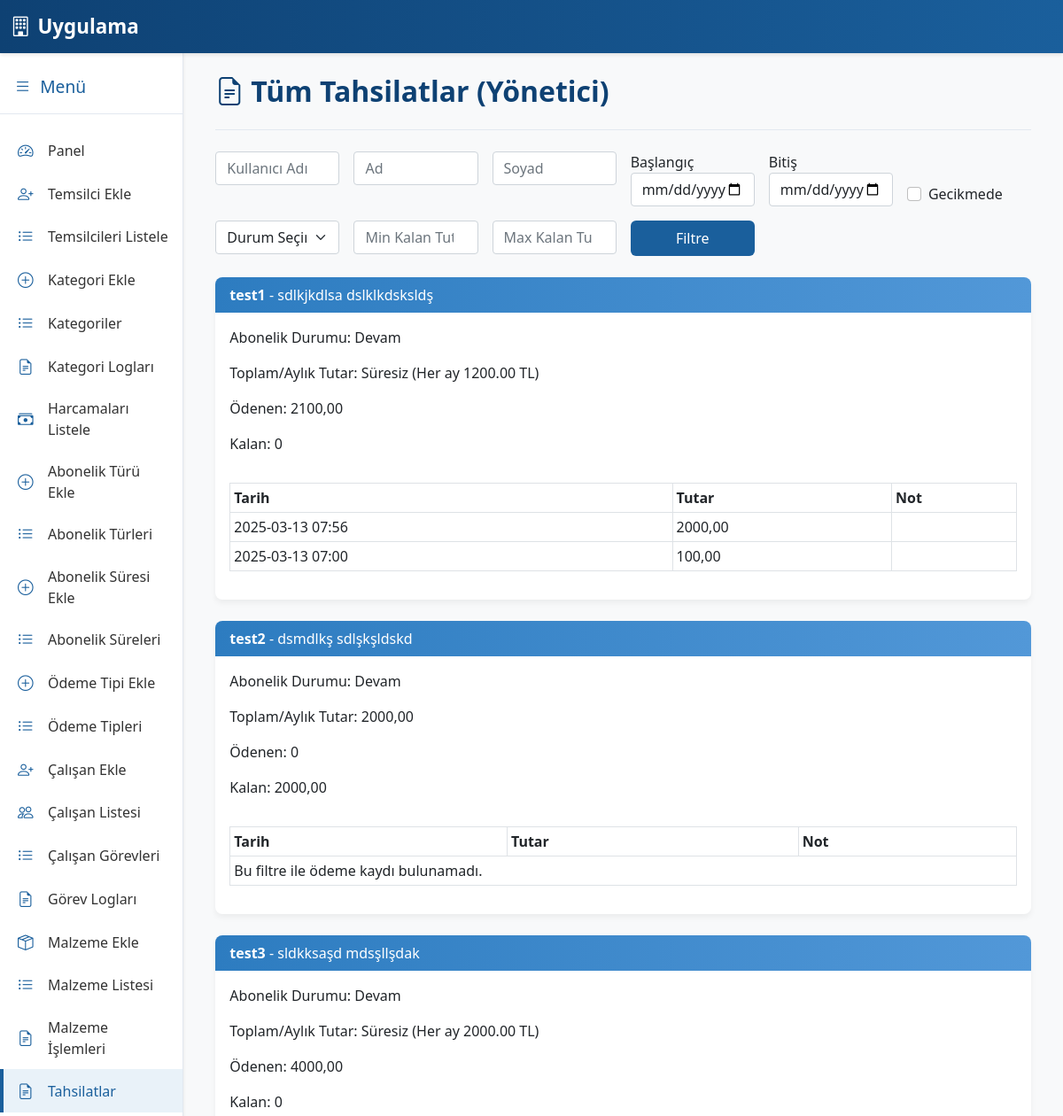
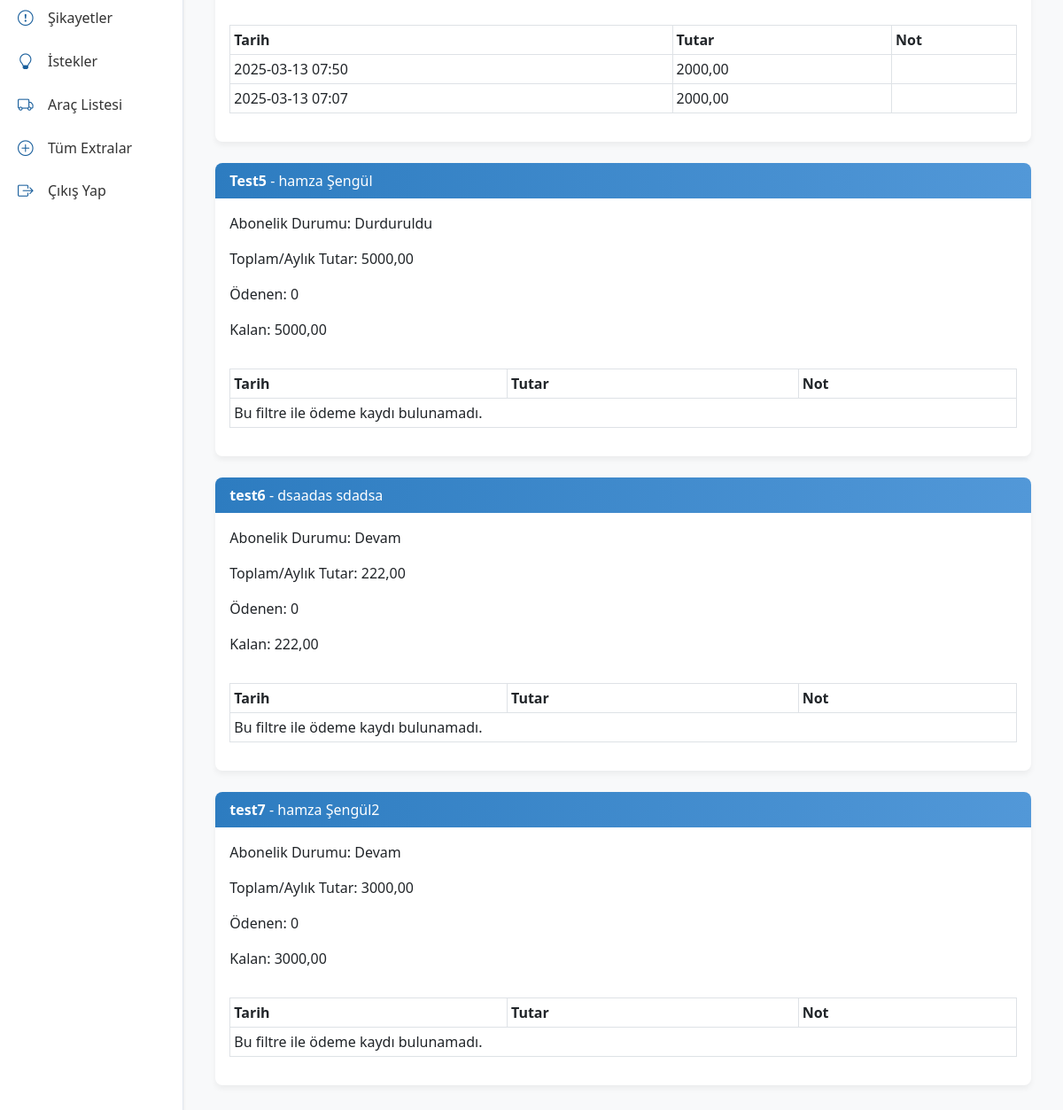
Screenshot of /list-payments-admin/ (signed in) with the database file from the repository (2 pictures, top to bottom).
### core/models.py (models this page shows, shortened)
class Customer(models.Model):
    AGREEMENT_STATUS_CHOICES = (
    ('beklemede', 'Beklemede'),
    ('olumlu', 'Olumlu'),
    ('olumsuz', 'Olumsuz'),
)
    rep = models.ForeignKey(settings.AUTH_USER_MODEL, on_delete=models.CASCADE,
                            verbose_name="Temsilci")  # Kaydı oluşturan temsilci
    username = models.CharField(max_length=150, unique=True)
    first_name = models.CharField(max_length=150)
    last_name = models.CharField(max_length=150)
    identification = models.CharField(max_length=100, blank=True, null=True, verbose_name="TC/Vergi No")
    tax_office = models.CharField(max_length=150, blank=True, null=True, verbose_name="Vergi Dairesi")
    address = models.TextField()
    subscription_type = models.ForeignKey(SubscriptionType, on_delete=models.SET_NULL, null=True)
    subscription_duration = models.ForeignKey(SubscriptionDuration, on_delete=models.SET_NULL, null=True)
    subscription_start_date = models.DateField()
    payment_type = models.ForeignKey(PaymentType, on_delete=models.SET_NULL, null=True)
    amount = models.DecimalField(max_digits=10, decimal_places=2)
    description = models.TextField(blank=True, null=True)
    agreement_status = models.CharField(max_length=10, choices=AGREEMENT_STATUS_CHOICES)
    created_at = models.DateTimeField(auto_now_add=True)

class Payment(models.Model):
    customer = models.ForeignKey(Customer, on_delete=models.CASCADE, related_name="payments")
    payment_date = models.DateTimeField(auto_now_add=True)
    paid_amount = models.DecimalField(max_digits=10, decimal_places=2, verbose_name="Ödenen Tutar")
    note = models.TextField(blank=True, null=True, verbose_name="Not")
    payment_method = models.CharField(max_length=100, blank=True, null=True, verbose_name="Ödeme Yöntemi")

### core/views.py (the view, shortened to what this page needs)
# urls.py: path('list-payments-admin/', views.list_payments_admin, name='list_payments_admin'),
@login_required
def list_payments_admin(request):
    if not request.user.is_superuser:
        return redirect('home')
    customers = Customer.objects.all()
    q_username = request.GET.get('q_username', '').strip()
    q_first_name = request.GET.get('q_first_name', '').strip()
    q_last_name = request.GET.get('q_last_name', '').strip()
    date_from = request.GET.get('date_from', '')
    date_to = request.GET.get('date_to', '')
    late_flag = request.GET.get('late', '')
    q_status = request.GET.get('status', '')
    q_min_rem = request.GET.get('min_remaining', '')
    q_max_rem = request.GET.get('max_remaining', '')
    if q_username:
        customers = customers.filter(username__icontains=q_username)
    if q_first_name:
        customers = customers.filter(first_name__icontains=q_first_name)
    if q_last_name:
        customers = customers.filter(last_name__icontains=q_last_name)
    if q_status:
        customers = customers.filter(agreement_status=q_status)
    customer_list = []
    for cust in customers:
        analysis = analyze_customer_payment(cust)
        payments = cust.payments.all().order_by("-payment_date")
        if date_from:
            payments = payments.filter(payment_date__date__gte=date_from)
        if date_to:
            payments = payments.filter(payment_date__date__lte=date_to)
        if late_flag == "1" and not analysis["is_late"]:
            continue
        remaining_amount = analysis["remaining_amount"]
        customer_list.append({
            "customer": cust,
            "analysis": analysis,
            "payments": payments,
        })
    return render(request, "list_payments_admin.html", {
        "customer_list": customer_list
    })

### core/templates/list_payments_admin.html (shortened to what this page needs)
{% extends "base.html" %}
{% block content %}
<div class="container">
  <div class="page-header">
    <h2><i class="bi bi-file-earmark-text me-2"></i>Tüm Tahsilatlar (Yönetici)</h2>
  </div>
  <form method="get" class="row g-3 mb-4">
    <div class="col-md-2">
      <input type="text" name="q_username" class="form-control" placeholder="Kullanıcı Adı"
             value="{{ request.GET.q_username }}">
    </div>
    <div class="col-md-2">
      <input type="text" name="q_first_name" class="form-control" placeholder="Ad"
             value="{{ request.GET.q_first_name }}">
    </div>
    <div class="col-md-2">
      <input type="text" name="q_last_name" class="form-control" placeholder="Soyad"
             value="{{ request.GET.q_last_name }}">
    </div>
    <div class="col-md-2">
      <label class="form-label mb-0">Başlangıç</label>
      <input type="date" name="date_from" class="form-control" value="{{ request.GET.date_from }}">
    </div>
    <div class="col-md-2">
      <label class="form-label mb-0">Bitiş</label>
      <input type="date" name="date_to" class="form-control" value="{{ request.GET.date_to }}">
    </div>
    <div class="col-md-2 d-flex align-items-end">
      <div class="form-check me-2">
        <input type="checkbox" class="form-check-input" id="lateCheck" name="late" value="1"
               {% if request.GET.late == "1" %}checked{% endif %}>
        <label for="lateCheck" class="form-check-label">Gecikmede</label>
      </div>
    </div>
    <div class="col-md-2">
      <select name="status" class="form-select">
        <option value="">Durum Seçiniz</option>
      </select>
    </div>
    <div class="col-md-2">
      <input type="number" step="0.01" name="min_remaining" class="form-control"
             placeholder="Min Kalan Tutar" value="{{ request.GET.min_remaining }}">
    </div>
    <div class="col-md-2">
      <input type="number" step="0.01" name="max_remaining" class="form-control"
             placeholder="Max Kalan Tutar" value="{{ request.GET.max_remaining }}">
    </div>
    <div class="col-md-2 d-flex align-items-end">
      <button type="submit" class="btn btn-corporate w-100">Filtre</button>
    </div>
  </form>
  {% for item in customer_list %}
    {% with cust=item.customer analysis=item.analysis payments=item.payments %}
      <div class="card mb-4">
        <div class="card-header">
          <strong>{{ cust.username }}</strong> - {{ cust.first_name }} {{ cust.last_name }}
        </div>
        <div class="card-body">
          <p>Abonelik Durumu:
            {% if cust.agreement_status == 'olumlu' %}Devam{% endif %}
            {% if cust.agreement_status == 'beklemede' %}Durduruldu{% endif %}
          </p>
          <p>Toplam/Aylık Tutar: {{ analysis.total_amount }}</p>
          <p>Ödenen: {{ analysis.total_paid }}</p>
          <p>Kalan: {{ analysis.remaining_amount }}</p>
        </div>
        <div class="px-3 pb-3">
          <table class="table table-bordered table-sm">
            <thead>
              <tr>
                <th>Tarih</th>
                <th>Tutar</th>
                <th>Not</th>
              </tr>
            </thead>
            <tbody>
              {% for pay in payments %}
              <tr>
                <td>{{ pay.payment_date|date:"Y-m-d H:i" }}</td>
                <td>{{ pay.paid_amount }}</td>
                <td>{{ pay.note }}</td>
              </tr>
              {% empty %}
              <tr><td colspan="3">Bu filtre ile ödeme kaydı bulunamadı.</td></tr>
              {% endfor %}
            </tbody>
          </table>
        </div>
      </div>
    {% endwith %}
  {% endfor %}
</div>
{% endblock %}

### core/templates/base.html (style rules this page uses)
:root { --primary-color: #1a5f9c; --primary-light: #2d7cc0; --primary-lighter: #5298d8; --primary-dark: #0e4173; --accent-color: #3498db; --text-light: #ffffff; --text-dark: #333333; --background-light: #f8f9fa; --border-color: #e2e8f0; }
body { background-color: var(--background-light); font-family: 'Segoe UI', Roboto, Arial, sans-serif; }
.btn-corporate { background-color: var(--primary-color); color: var(--text-light); border: none; transition: all 0.3s ease; }
.card { border-radius: 8px; box-shadow: 0 4px 6px rgba(0,0,0,0.05); border: none; margin-bottom: 1.5rem; transition: all 0.3s ease; }
.card-header { background: linear-gradient(to right, var(--primary-light), var(--primary-lighter)); color: var(--text-light); border-bottom: none; border-radius: 8px 8px 0 0 !important; font-weight: 500; }
.btn { border-radius: 6px; padding: 0.5rem 1.25rem; font-weight: 500; transition: all 0.3s ease; }
.page-header { margin-bottom: 1.5rem; padding-bottom: 1rem; border-bottom: 1px solid var(--border-color); }
.page-header h2 { color: var(--primary-dark); font-weight: 600; }

### rows the page displays
Customer: customer.username "test1", customer.first_name "sdlkjkdlsa", customer.last_name "dslklkdsksldş", agreement_status "Devam", analysis.total_amount "Süresiz (Her ay 1200.00 TL)", analysis.total_paid "2100,00", analysis.remaining_amount "0"
Payment: payment_date "2025-03-13 07:56", paid_amount "2000,00"
Payment: payment_date "2025-03-13 07:00", paid_amount "100,00"
Customer: customer.username "test2", customer.first_name "dsmdlkş", customer.last_name "sdlşkşldskd", agreement_status "Devam", analysis.total_amount "2000,00", analysis.total_paid "0", analysis.remaining_amount "2000,00"
Customer: customer.username "test3", customer.first_name "sldkksaşd", customer.last_name "mdsşllşdak", agreement_status "Devam", analysis.total_amount "Süresiz (Her ay 2000.00 TL)", analysis.total_paid "4000,00", analysis.remaining_amount "0"
Payment: payment_date "2025-03-13 07:50", paid_amount "2000,00"
Payment: payment_date "2025-03-13 07:07", paid_amount "2000,00"
Customer: customer.username "Test5", customer.first_name "hamza", customer.last_name "Şengül", agreement_status "Durduruldu", analysis.total_amount "5000,00", analysis.total_paid "0", analysis.remaining_amount "5000,00"
Customer: customer.username "test6", customer.first_name "dsaadas", customer.last_name "sdadsa", agreement_status "Devam", analysis.total_amount "222,00", analysis.total_paid "0", analysis.remaining_amount "222,00"
Customer: customer.username "test7", customer.first_name "hamza", customer.last_name "Şengül2", agreement_status "Devam", analysis.total_amount "3000,00", analysis.total_paid "0", analysis.remaining_amount "3000,00"
